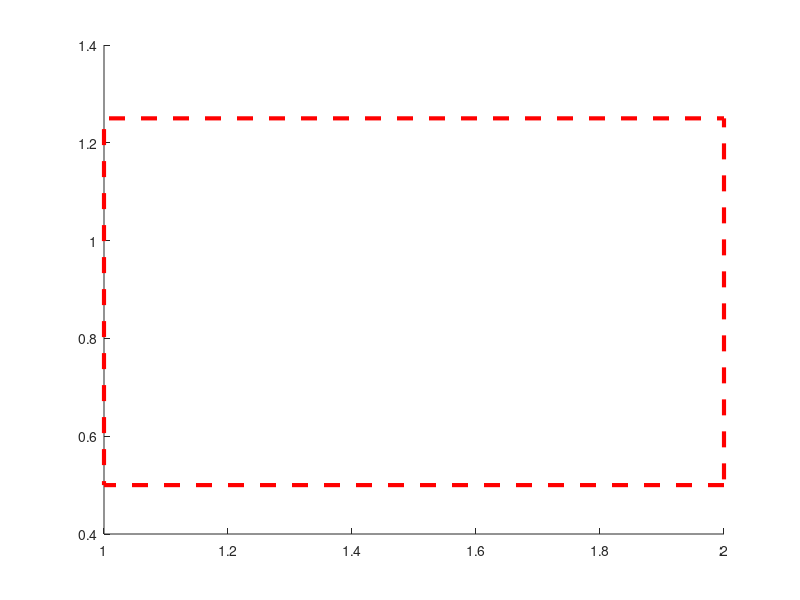

This chart was generated by the following MATLAB code:
f = figure(42);
rect = rectangle('Position', [0.5, 0.25, 1.5, 1], 'EdgeColor', 'r', 'FaceColor', 'g', 'LineWidth', 3, 'LineStyle', '--');

rect_type = get(rect, 'Type');
rect_position = get(rect, 'Position');
rect_edge = get(rect, 'EdgeColor');
rect_face = get(rect, 'FaceColor');
rect_parent = ancestor(rect, 'axes');

set(rect, 'Position', [1, 0.5, 1, 0.75]);
set(rect, 'FaceColor', 'none');
updated_position = get(rect, 'Position');
updated_face = get(rect, 'FaceColor');

found_rect = findobj(f, 'Type', 'rectangle');
red_edge_rects = findall(f, 'EdgeColor', [1, 0, 0]);
